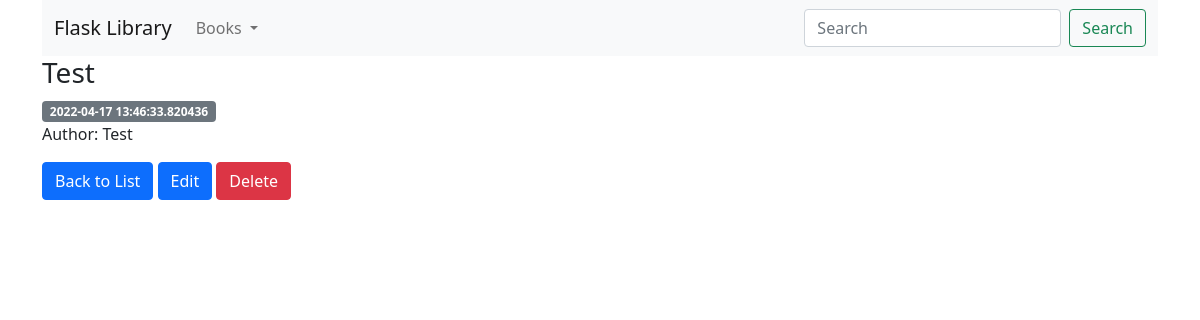
Page /books/detail/91 on the earlier database version.
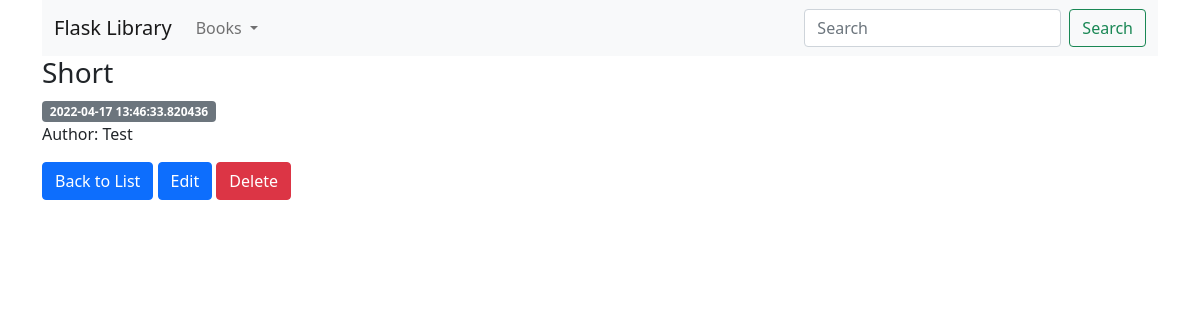
Same page on the later database version.
### models.py (models this page shows, shortened)
class Book(db.Model):
    __tablename__ = 'book'
    id = db.Column(db.Integer, primary_key=True)
    title = db.Column(db.String(100), nullable=False)
    author = db.Column(db.String(100), nullable=False)
    created = db.Column(db.DateTime, default=datetime.now)
    updated = db.Column(db.DateTime, default=datetime.now, onupdate=datetime.now)

### views.py (the view)
@app.route('/books/detail/<int:book_id>')
def detail_book(book_id):
    book = get_book(book_id)
    return render_template('books/detail.html', book=book)

### utils.py (called while the page is built)
def get_book(book_id):
    book = Book.query.filter_by(id=book_id).one()
    if book is None:
        abort(404)
    else:
        return book

### templates/books/detail.html (shortened to what this page needs)
{% extends 'base.html' %}
{% block content %}
    <h3>{{ book['title'] }}</h3>
    <span class="badge bg-secondary">{{ book['created'] }}</span>
    <p>Author: {{ book['author'] }}</p>
    <div class="d-grid gap-2 d-md-block">
        <a href="{{ url_for('list_books') }}" class="btn btn-primary">Back to List</a>
        <a href="{{ url_for('update_book', book_id=book['id']) }}" class="btn btn-primary">Edit</a>
        <a href="{{ url_for('delete_book', book_id=book['id']) }}" class="btn btn-danger">Delete</a>
    </div>
{% endblock %}

Differences in the rows shown:
changed Book "Test": title "Test" → "Short"
